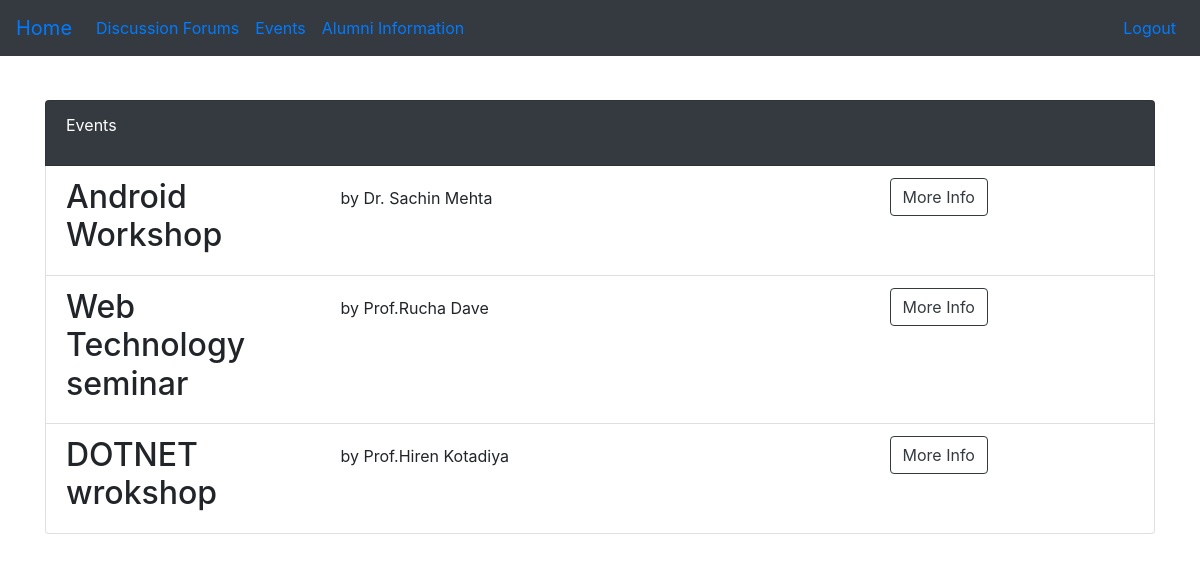
Screenshot of /event.php (signed in) with the database file from the repository.
### tables this page shows
CREATE TABLE `event` (
  `enrollment` bigint(13) NOT NULL,
  `username` varchar(50) NOT NULL,
  `eventname` varchar(50) NOT NULL,
  `hostname` varchar(50) NOT NULL,
  `date` date NOT NULL
);

### event.php (the view, shortened to what this page needs)
<!DOCTYPE html>
<html>
<?php
   include('session.php');
?>
<head>
    <link rel="stylesheet" type="text/css" href="css/bootstrap.min.css">
</head>
<body>
    <nav class="navbar navbar-expand-sm bg-dark">
        <a class="navbar-brand" href="index.php">Home</a>
        <ul class="navbar-nav">
            <li class="nav-item">
                <a class="nav-link" href="discussion.php">Discussion Forums</a>
            </li>
            <li class="nav-item">
                <a class="nav-link" href="event.php">Events</a>
            </li>
            <li class="nav-item">
                <a class="nav-link" href="alumni.php">Alumni Information</a>
            </li>
        </ul>
        <ul class="navbar-nav ml-auto">
            <li class="nav-item">
                <a class="nav-link" href="logout.php">Logout</a>
            </li>
        </ul>
    </nav>
    <div class="container fadeIn fourth fadeInDown" style="margin-top: 20px; margin-bottom:20px;">
        <br>
        <ul class="list-group">
            <li class="list-group-item bg-dark text-white">
                <div class="row">
                    <div class="col-md-3">
                        <p>Events</p>
                    </div>
                </div>
            </li>
            <?php
                $sql = "SELECT * FROM event";
                $result = mysqli_query($db,$sql);
                if($result === false){
                    ?>
                <li class="list-group-item">
                    <div class="row">
                        <div class="col-md-9">
                            <p>No details found</p>
                        </div>
                        <div class="col-md-3">
                            <h6></h6>
                            <p></p>
                        </div>
                    </div>
                </li>
                <?php
                }
                else{
                    while ($row = mysqli_fetch_assoc($result)) {
                    ?>
                    <li class="list-group-item">
                        <div class="row">
                            <div class="col-md-3">
                                <h2>
                                    <?php echo $row['eventname'] ?>
                    </h2>
                            </div>
                            <div class="col-md-3">
                                <p class="mt-2">
                                    by <?php echo $row['hostname'] ?> </p>
                            </div>
                            <div class="col-md-3">
                            </div>
                            <div class="col-md-3"><a class="btn btn-outline-dark" href="eventdetail.php?varname=<?php echo $row['eventid'] ?>">More Info</a></div>
                        </div>
                    </li>
                    <?php
                    }
                }
            ?>
          </ul>
    </div>
    <br><br>
</body>
</html>

### rows the page displays
event: eventname "Android Workshop", hostname "Dr. Sachin Mehta"
event: eventname "Web Technology seminar", hostname "Prof.Rucha Dave"
event: eventname "DOTNET wrokshop", hostname "Prof.Hiren Kotadiya"
